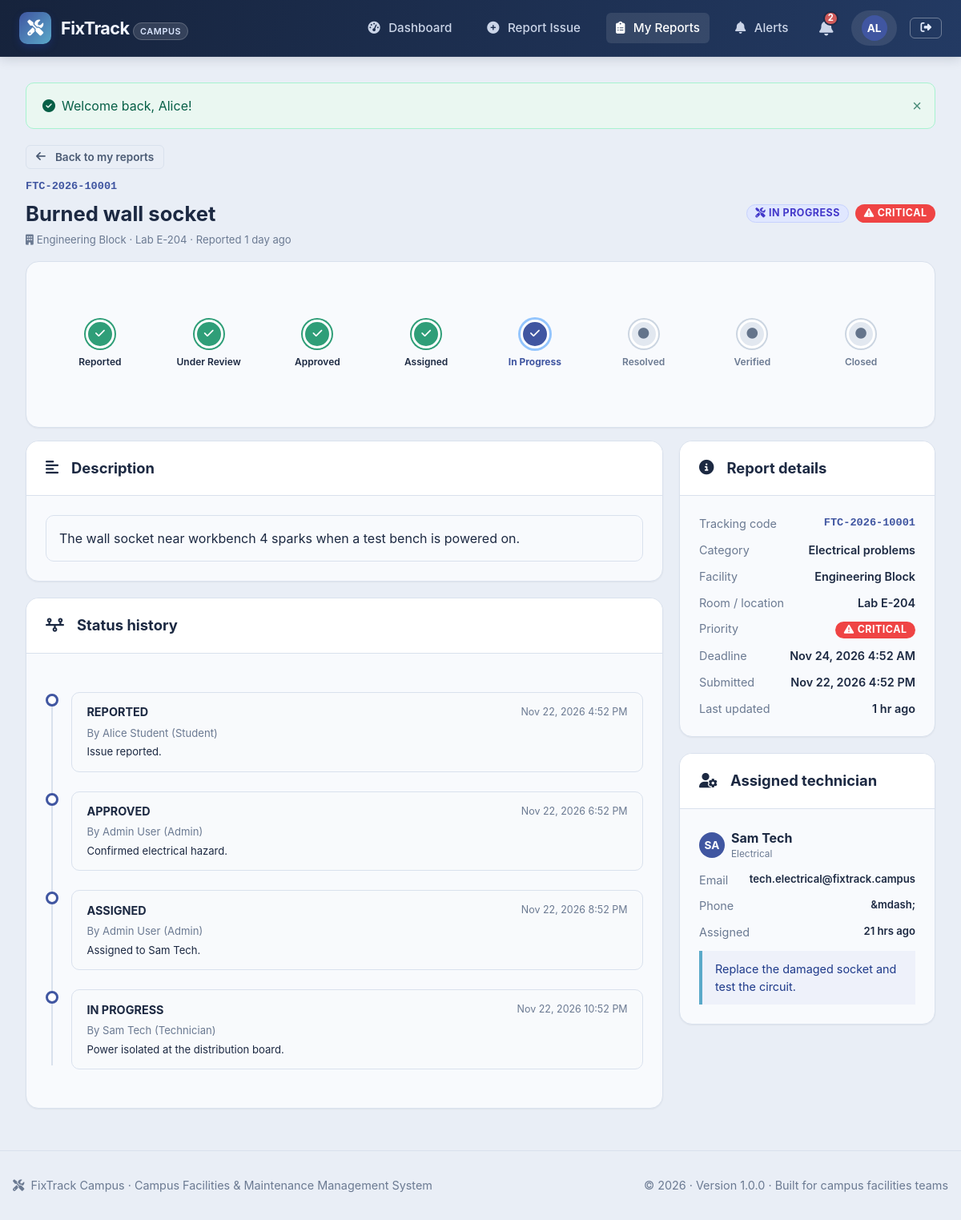
/student/report-view.php?id=1 (signed in), run on the app's committed database.
### tables this page shows
CREATE TABLE reports (
    id INT AUTO_INCREMENT PRIMARY KEY,
    tracking_code VARCHAR(30) NOT NULL UNIQUE,
    student_id INT NULL,                        
    guest_name VARCHAR(100) NULL,
    guest_email VARCHAR(150) NULL,
    guest_token VARCHAR(64) NULL UNIQUE,        
    is_guest TINYINT(1) NOT NULL DEFAULT 0,
    category_id INT NOT NULL,
    facility_id INT NOT NULL,
    room_number VARCHAR(100) NOT NULL,
    title VARCHAR(200) NOT NULL,
    description TEXT NOT NULL,
    priority ENUM('low', 'medium', 'high', 'critical') NOT NULL DEFAULT 'medium',
    status ENUM('REPORTED', 'UNDER REVIEW', 'APPROVED', 'ASSIGNED', 'IN PROGRESS',
                'RESOLVED', 'VERIFIED', 'CLOSED', 'REJECTED') NOT NULL DEFAULT 'REPORTED',
    deadline DATETIME NULL,
    rejection_reason TEXT NULL,
    resolved_at DATETIME NULL,
    verified_at DATETIME NULL,
    closed_at DATETIME NULL,
    created_at DATETIME NOT NULL DEFAULT CURRENT_TIMESTAMP,
    updated_at DATETIME NOT NULL DEFAULT CURRENT_TIMESTAMP ON UPDATE CURRENT_TIMESTAMP,
    CONSTRAINT fk_report_student FOREIGN KEY (student_id) REFERENCES users(id) ON DELETE CASCADE,
    CONSTRAINT fk_report_category FOREIGN KEY (category_id) REFERENCES categories(id) ON DELETE RESTRICT,
    CONSTRAINT fk_report_facility FOREIGN KEY (facility_id) REFERENCES facilities(id) ON DELETE RESTRICT,
    INDEX idx_report_tracking (tracking_code),
    INDEX idx_report_status (status),
    INDEX idx_report_priority (priority)
);

CREATE TABLE facilities (
    id INT AUTO_INCREMENT PRIMARY KEY,
    name VARCHAR(150) NOT NULL,
    building_code VARCHAR(30) NOT NULL UNIQUE,
    campus_zone VARCHAR(100) NOT NULL,
    description TEXT NULL,
    total_floors INT DEFAULT 1,
    is_active TINYINT(1) NOT NULL DEFAULT 1,
    created_at DATETIME NOT NULL DEFAULT CURRENT_TIMESTAMP
);

CREATE TABLE status_history (
    id INT AUTO_INCREMENT PRIMARY KEY,
    report_id INT NOT NULL,
    changed_by INT NOT NULL,
    old_status VARCHAR(50) NULL,
    new_status VARCHAR(50) NOT NULL,
    notes TEXT NULL,
    created_at DATETIME NOT NULL DEFAULT CURRENT_TIMESTAMP,
    CONSTRAINT fk_history_report FOREIGN KEY (report_id) REFERENCES reports(id) ON DELETE CASCADE,
    CONSTRAINT fk_history_user FOREIGN KEY (changed_by) REFERENCES users(id) ON DELETE CASCADE,
    INDEX idx_history_report (report_id)
);

CREATE TABLE users (
    id INT AUTO_INCREMENT PRIMARY KEY,
    full_name VARCHAR(100) NOT NULL,
    email VARCHAR(150) NOT NULL UNIQUE,
    password_hash VARCHAR(255) NOT NULL,
    role ENUM('student', 'admin', 'technician') NOT NULL DEFAULT 'student',
    phone VARCHAR(30) NULL,
    identifier VARCHAR(50) NULL,
    specialization VARCHAR(100) NULL,
    is_active TINYINT(1) NOT NULL DEFAULT 1,
    created_at DATETIME NOT NULL DEFAULT CURRENT_TIMESTAMP,
    updated_at DATETIME NOT NULL DEFAULT CURRENT_TIMESTAMP ON UPDATE CURRENT_TIMESTAMP,
    INDEX idx_user_role (role)
);

CREATE TABLE categories (
    id INT AUTO_INCREMENT PRIMARY KEY,
    name VARCHAR(100) NOT NULL,
    slug VARCHAR(100) NOT NULL UNIQUE,
    description TEXT NULL,
    icon VARCHAR(50) NOT NULL DEFAULT 'wrench',
    default_priority ENUM('low', 'medium', 'high', 'critical') DEFAULT 'medium',
    default_sla_hours INT DEFAULT 48,
    is_active TINYINT(1) DEFAULT 1,
    created_at DATETIME NOT NULL DEFAULT CURRENT_TIMESTAMP
);

CREATE TABLE assignments (
    id INT AUTO_INCREMENT PRIMARY KEY,
    report_id INT NOT NULL,
    technician_id INT NOT NULL,
    assigned_by INT NOT NULL,
    assignment_notes TEXT NULL,
    assigned_at DATETIME NOT NULL DEFAULT CURRENT_TIMESTAMP,
    completed_at DATETIME NULL,
    status ENUM('pending', 'in_progress', 'completed', 'reassigned') NOT NULL DEFAULT 'pending',
    CONSTRAINT fk_assign_report FOREIGN KEY (report_id) REFERENCES reports(id) ON DELETE CASCADE,
    CONSTRAINT fk_assign_tech FOREIGN KEY (technician_id) REFERENCES users(id) ON DELETE CASCADE,
    CONSTRAINT fk_assign_admin FOREIGN KEY (assigned_by) REFERENCES users(id) ON DELETE CASCADE,
    INDEX idx_assign_tech (technician_id)
);

### student/report-view.php (the view, shortened to what this page needs)
<?php
require_once __DIR__ . '/../includes/functions.php';
$pdo = get_db();
$id = (int)($_GET['id'] ?? 0);
$report = get_report($pdo, $id);
$history     = get_status_history($pdo, $id);
$assignment  = get_report_assignment($pdo, $id);
include __DIR__ . '/../includes/header.php';
?>
<div class="mb-4">
    <a href="<?= e(url('student/reports.php')) ?>" class="btn btn-outline btn-sm mb-3"><i class="fas fa-arrow-left mr-1"></i>Back to my reports</a>
    <div class="d-flex justify-between align-center" style="flex-wrap:wrap;gap:1rem">
        <div>
            <div class="tracking-code mb-1"><?= e($report['tracking_code']) ?></div>
            <h1 style="font-size:1.6rem"><?= e($report['title']) ?></h1>
            <div class="text-muted small mt-1">
                <i class="fas fa-building mr-1"></i><?= e($report['facility_name']) ?> &middot;
                <?= e($report['room_number']) ?> &middot;
                Reported <?= e(time_ago($report['created_at'])) ?>
            </div>
        </div>
        <div class="d-flex gap-2">
            <?= format_status_badge($report['status']) ?>
            <?= format_priority_badge($report['priority']) ?>
        </div>
    </div>
</div>
<div class="card mb-4"><div class="card-body">
    <?= workflow_stepper($report['status']) ?>
</div></div>
<div class="detail-grid">
    <div>
        <div class="card detail-panel">
            <div class="card-header"><h2 class="card-title"><i class="fas fa-align-left mr-2"></i>Description</h2></div>
            <div class="card-body"><div class="description-box"><?= e($report['description']) ?></div></div>
        </div>
        <div class="card detail-panel">
            <div class="card-header"><h2 class="card-title"><i class="fas fa-timeline mr-2"></i>Status history</h2></div>
            <div class="card-body">
                <div class="timeline">
                    <?php foreach ($history as $h): ?>
                        <div class="timeline-item">
                            <div class="timeline-point"></div>
                            <div class="timeline-content">
                                <div class="timeline-header">
                                    <span class="timeline-title"><?= e($h['new_status']) ?></span>
                                    <span class="timeline-time"><?= e(format_date($h['created_at'])) ?></span>
                                </div>
                                <div class="small text-muted">By <?= e($h['changed_by_name']) ?> (<?= e(humanize($h['changed_by_role'])) ?>)</div>
                                <?php if ($h['notes']): ?><div class="small mt-1"><?= e($h['notes']) ?></div><?php endif; ?>
                            </div>
                        </div>
                    <?php endforeach; ?>
                </div>
            </div>
        </div>
    </div>
    <aside>
        <div class="card detail-panel">
            <div class="card-header"><h2 class="card-title"><i class="fas fa-circle-info mr-2"></i>Report details</h2></div>
            <div class="card-body"><div class="meta-list">
                <div class="meta-item"><span class="meta-label">Tracking code</span><span class="meta-value tracking-code"><?= e($report['tracking_code']) ?></span></div>
                <div class="meta-item"><span class="meta-label">Category</span><span class="meta-value"><?= e($report['category_name']) ?></span></div>
                <div class="meta-item"><span class="meta-label">Facility</span><span class="meta-value"><?= e($report['facility_name']) ?></span></div>
                <div class="meta-item"><span class="meta-label">Room / location</span><span class="meta-value"><?= e($report['room_number']) ?></span></div>
                <div class="meta-item"><span class="meta-label">Priority</span><span class="meta-value"><?= format_priority_badge($report['priority']) ?></span></div>
                <div class="meta-item"><span class="meta-label">Deadline</span><span class="meta-value"><?= $report['deadline'] ? e(format_date($report['deadline'])) : '&mdash;' ?></span></div>
                <div class="meta-item"><span class="meta-label">Submitted</span><span class="meta-value"><?= e(format_date($report['created_at'])) ?></span></div>
                <div class="meta-item"><span class="meta-label">Last updated</span><span class="meta-value"><?= e(time_ago($report['updated_at'])) ?></span></div>
            </div></div>
        </div>
        <?php if ($assignment): ?>
        <div class="card detail-panel">
            <div class="card-header"><h2 class="card-title"><i class="fas fa-user-gear mr-2"></i>Assigned technician</h2></div>
            <div class="card-body">
                <div class="d-flex align-center gap-2 mb-3">
                    <span class="user-avatar"><?= e(strtoupper(mb_substr($assignment['technician_name'], 0, 2))) ?></span>
                    <div><strong><?= e($assignment['technician_name']) ?></strong><div class="x-small text-muted"><?= e($assignment['specialization'] ?? 'Maintenance technician') ?></div></div>
                </div>
                <div class="meta-list">
                    <div class="meta-item"><span class="meta-label">Email</span><span class="meta-value small text-break"><?= e($assignment['technician_email']) ?></span></div>
                    <div class="meta-item"><span class="meta-label">Phone</span><span class="meta-value small"><?= e($assignment['technician_phone'] ?? '&mdash;') ?></span></div>
                    <div class="meta-item"><span class="meta-label">Assigned</span><span class="meta-value small"><?= e(time_ago($assignment['assigned_at'])) ?></span></div>
                </div>
                <?php if ($assignment['assignment_notes']): ?>
                    <div class="info-note mt-3"><?= e($assignment['assignment_notes']) ?></div>
                <?php endif; ?>
            </div>
        </div>
        <?php endif; ?>
    </aside>
</div>
<?php include __DIR__ . '/../includes/footer.php'; ?>

### includes/functions.php (shortened to what this page needs)
<?php
function url(string $path = ''): string {
    return rtrim(BASE_URL, '/') . '/' . ltrim($path, '/');
}
function e(?string $value): string {
    return htmlspecialchars((string)($value ?? ''), ENT_QUOTES, 'UTF-8');
}
function format_status_badge(string $status): string {
    $colorClass = 'badge-secondary';
    $icon = 'info-circle';
    switch (strtoupper($status)) {
        case STATUS_IN_PROGRESS:
            $colorClass = 'badge-status-inprogress';
            $icon = 'tools';
            break;
    }
    return '<span class="badge ' . $colorClass . '"><i class="fas fa-' . $icon . ' mr-1"></i> ' . e($status) . '</span>';
}
function format_priority_badge(string $priority): string {
    $p = strtolower($priority);
    $colorClass = 'badge-secondary';
    $icon = 'flag';
    switch ($p) {
        case 'critical':
            $colorClass = 'badge-priority-critical';
            $icon = 'exclamation-triangle';
            break;
    }
    return '<span class="badge ' . $colorClass . '"><i class="fas fa-' . $icon . ' mr-1"></i> ' . ucfirst(e($priority)) . '</span>';
}
function time_ago(?string $datetime): string {
    $time = strtotime($datetime);
    $diff = time() - $time;
    if ($diff < 86400) {
        $h = floor($diff / 3600);
        return $h . ($h == 1 ? ' hr ago' : ' hrs ago');
    }
    $d = floor($diff / 86400);
    if ($d < 30) {
        return $d . ($d == 1 ? ' day ago' : ' days ago');
    }
    return date('M j, Y', $time);
}
function format_date(?string $datetime, string $format = 'M j, Y g:i A'): string {
    return date($format, strtotime($datetime));
}
function get_flash(string $type): ?string {
    $key = 'flash_' . $type;
    if (isset($_SESSION[$key])) {
        $msg = $_SESSION[$key];
        return $msg;
    }
    return null;
}
function render_flash_messages(): string {
    $html = '';
    $types = ['success' => 'check-circle', 'error' => 'exclamation-circle', 'warning' => 'exclamation-triangle', 'info' => 'info-circle'];
    foreach ($types as $type => $icon) {
        $msg = get_flash($type);
        if ($msg) {
            $alertClass = ($type === 'error') ? 'alert-danger' : 'alert-' . $type;
            $html .= '<div class="alert ' . $alertClass . ' alert-dismissible fade show" role="alert">
                <i class="fas fa-' . $icon . ' mr-2"></i> ' . e($msg) . '
                <button type="button" class="close-btn" onclick="this.parentElement.remove()" aria-label="Close">&times;</button>
            </div>';
        }
    }
    return $html;
}
function get_report(PDO $pdo, int $report_id): ?array {
    $stmt = $pdo->prepare("
        SELECT r.*,
               c.name AS category_name, c.slug AS category_slug, c.icon AS category_icon,
               f.name AS facility_name, f.building_code, f.campus_zone,
               COALESCE(u.full_name, r.guest_name) AS student_name,
               COALESCE(u.email, r.guest_email) AS student_email,
               COALESCE(u.phone, '') AS student_phone,
               COALESCE(u.identifier, '') AS student_identifier
        FROM reports r
        JOIN categories c ON c.id = r.category_id
        JOIN facilities f ON f.id = r.facility_id
        LEFT JOIN users u ON u.id = r.student_id
        WHERE r.id = ?
        LIMIT 1
    ");
    $stmt->execute([$report_id]);
    $row = $stmt->fetch();
    return $row ?: null;
}
function get_status_history(PDO $pdo, int $report_id): array {
    $stmt = $pdo->prepare("
        SELECT h.*, u.full_name AS changed_by_name, u.role AS changed_by_role
        FROM status_history h
        JOIN users u ON u.id = h.changed_by
        WHERE h.report_id = ?
        ORDER BY h.created_at ASC, h.id ASC
    ");
    $stmt->execute([$report_id]);
    return $stmt->fetchAll();
}
function get_report_assignment(PDO $pdo, int $report_id): ?array {
    $stmt = $pdo->prepare("
        SELECT a.*, u.full_name AS technician_name, u.email AS technician_email,
               u.phone AS technician_phone, u.specialization
        FROM assignments a
        JOIN users u ON u.id = a.technician_id
        WHERE a.report_id = ? AND a.status <> 'reassigned'
        ORDER BY a.assigned_at DESC
        LIMIT 1
    ");
    $stmt->execute([$report_id]);
    $row = $stmt->fetch();
    return $row ?: null;
}
function workflow_stepper(string $status): string {
    $current = WORKFLOW_STEPS[strtoupper($status)]['order'] ?? 1;
    $isRejected = strtoupper($status) === STATUS_REJECTED;
    $html = '<div class="workflow-stepper" role="list" aria-label="Issue progress">';
    foreach (WORKFLOW_STEPS as $key => $step) {
        if ($key === STATUS_REJECTED) continue;
        $classes = ['workflow-step'];
        if ($isRejected) {
            $classes[] = ($step['order'] === 1) ? 'rejected-node' : '';
        } elseif ($step['order'] < $current) {
            $classes[] = 'completed';
        } elseif ($step['order'] === $current) {
            $classes[] = 'active';
        }
        $html .= '<div role="listitem" class="' . trim(implode(' ', $classes)) . '">'
               . '<div class="step-node"><i class="fas fa-' . ($step['order'] <= $current && !$isRejected ? 'check' : 'circle') . '"></i></div>'
               . '<div class="step-title">' . e($step['label']) . '</div>'
               . '</div>';
    }
    return $html . '</div>';
}
function humanize(string $value): string {
    return ucwords(strtolower(str_replace('_', ' ', $value)));
}

### assets/css/pages.css (style rules this page uses)
.detail-grid { display: grid; grid-template-columns: minmax(0, 1fr) minmax(260px, 320px); gap: 1.25rem; align-items: start; }
.detail-panel { margin-bottom: 1.25rem; }
.meta-list { display: grid; gap: .7rem; }
.meta-item { display: flex; justify-content: space-between; gap: 1rem; font-size: .9rem; }
.meta-label { color: var(--text-muted); }
.meta-value { font-weight: 600; text-align: right; }
.description-box { background: var(--bg-page); border: 1px solid var(--border-color); border-radius: var(--radius-md); padding: 1rem; white-space: pre-wrap; word-break: break-word; }
.info-note { border-left: 4px solid var(--accent); background: var(--primary-light); padding: .75rem 1rem; font-size: .9rem; color: #1e3a8a; }
.tracking-code { font-family: ui-monospace, Menlo, monospace; font-size: .85rem; font-weight: 700; color: var(--primary); white-space: nowrap; }
.small { font-size: .82rem; }
.x-small { font-size: .74rem; }
.text-break { word-break: break-word; }
.mb-1 { margin-bottom: .25rem !important; }
.mt-1 { margin-top: .25rem !important; }
.card, .stat-card, .feature-card, .qr-card, .description-box, .form-control, .table, .dropzone-box, .pagination a, .pagination span, .demo-credentials code { background: var(--bg-card); }

### data on the page
reports: tracking_code "FTC-2026-10001", title "Burned wall socket", facility.name "Engineering Block", room_number "Lab E-204", created_at "1 day ago", status "IN PROGRESS", priority "CRITICAL CRITICAL", description "The wall socket near workbench 4 sparks when a test bench is powered on.", category.name "Electrical problems", deadline "Nov 24, 2026 4:52 AM", created_at "Nov 22, 2026 4:52 PM", updated_at "1 hr ago"
status_history: new_status "REPORTED", created_at "Nov 22, 2026 4:52 PM", changed_by.full_name "Alice Student", changed_by.role "Student", notes "Issue reported."
status_history: new_status "APPROVED", created_at "Nov 22, 2026 6:52 PM", changed_by.full_name "Admin User", changed_by.role "Admin", notes "Confirmed electrical hazard."
status_history: new_status "ASSIGNED", created_at "Nov 22, 2026 8:52 PM", changed_by.full_name "Admin User", changed_by.role "Admin", notes "Assigned to Sam Tech."
status_history: new_status "IN PROGRESS", created_at "Nov 22, 2026 10:52 PM", changed_by.full_name "Sam Tech", changed_by.role "Technician", notes "Power isolated at the distribution board."
assignments: technician.full_name "SA", technician.full_name "Sam Tech", technician.specialization "Electrical", technician.email "tech.electrical@fixtrack.campus", technician.phone "&mdash;", assigned_at "21 hrs ago", assignment_notes "Replace the damaged socket and test the circuit."

### other printed values
$link[0] "Dashboard"
$link[0] "Report Issue"
$link[0] "My Reports"
$link[0] "Alerts"
$unread "2"
mb_substr($user['name'], 0, 2) "AL"
$msg "Welcome back, Alice!"
$step['label'] "Reported"
$step['label'] "Under Review"
$step['label'] "Approved"
$step['label'] "Assigned"
$step['label'] "In Progress"
$step['label'] "Resolved"
$step['label'] "Verified"
$step['label'] "Closed"
